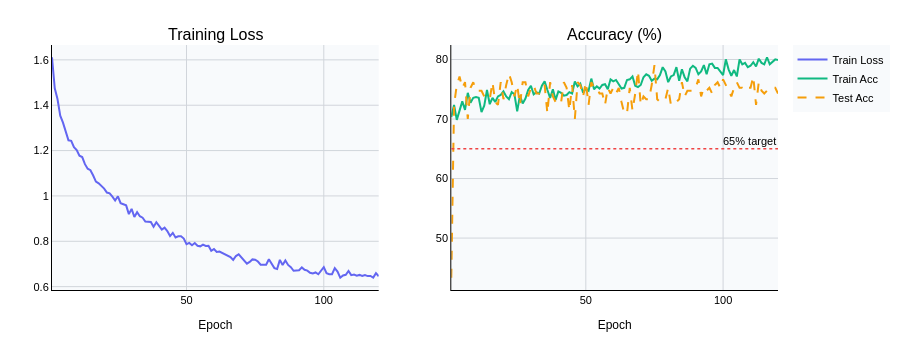

The notebook cell saved with this chart:
### Code cell
# ── Live training chart ──
df = pd.DataFrame(history)
fig = make_subplots(rows=1, cols=2, subplot_titles=("Training Loss", "Accuracy (%)"))

fig.add_trace(go.Scatter(x=df.epoch, y=df.train_loss, name="Train Loss",
    line=dict(color="#6366f1", width=2)), row=1, col=1)
fig.add_trace(go.Scatter(x=df.epoch, y=df.train_acc, name="Train Acc",
    line=dict(color="#10b981", width=2)), row=1, col=2)
fig.add_trace(go.Scatter(x=df.epoch, y=df.test_acc, name="Test Acc",
    line=dict(color="#f59e0b", width=2, dash="dash")), row=1, col=2)
fig.add_hline(y=65, row=1, col=2,
    line=dict(color="#ef4444", dash="dot", width=1.5),
    annotation_text="65% target", annotation_font_color="#ef4444")
fig.update_layout(height=340,
    legend=dict(bgcolor=PANEL_BG, font=dict(color=BLK)), **PLOTLY_LAYOUT)
for ann in fig.layout.annotations:
    ann.font.color = BLK
fig.update_xaxes(**_ax2d("Epoch"))
fig.update_yaxes(**_ax2d())
fig.show()

### Figure 1 — Plotly figure (JSON) as saved in the notebook; plotly's stock layout.template omitted (floating-point values rounded to 4 significant figures)
{"data": [{"line": {"color": "#6366f1", "width": 2}, "name": "Train Loss", "type": "scatter", "x": [1, 2, 3, 4, 5, 6, 7, 8, 9, 10, 11, 12, 13, 14, 15, 16, 17, 18, 19, 20, 21, 22, 23, 24, 25, 26, 27, 28, 29, 30, 31, 32, 33, 34, 35, 36, 37, 38, 39, 40, 41, 42, 43, 44, 45, 46, 47, 48, 49, 50, 51, 52, 53, 54, 55, 56, 57, 58, 59, 60, 61, 62, 63, 64, 65, 66, 67, 68, 69, 70, 71, 72, 73, 74, 75, 76, 77, 78, 79, 80, 81, 82, 83, 84, 85, 86, 87, 88, 89, 90, 91, 92, 93, 94, 95, 96, 97, 98, 99, 100, 101, 102, 103, 104, 105, 106, 107, 108, 109, 110, 111, 112, 113, 114, 115, 116, 117, 118, 119, 120], "xaxis": "x", "y": [1.612, 1.475, 1.427, 1.354, 1.323, 1.284, 1.245, 1.243, 1.215, 1.203, 1.178, 1.171, 1.14, 1.12, 1.113, 1.09, 1.063, 1.055, 1.045, 1.033, 1.015, 1.011, 0.997, 0.9796, 0.9982, 0.9678, 0.9631, 0.9586, 0.9197, 0.9429, 0.9069, 0.9281, 0.9106, 0.904, 0.8868, 0.8866, 0.8854, 0.8644, 0.8842, 0.8682, 0.8517, 0.86, 0.8451, 0.8229, 0.8372, 0.8171, 0.8223, 0.8221, 0.8121, 0.7871, 0.7928, 0.7824, 0.7921, 0.7801, 0.7778, 0.7852, 0.7796, 0.7799, 0.7578, 0.7659, 0.7532, 0.7548, 0.7481, 0.7408, 0.7363, 0.7306, 0.7181, 0.735, 0.7428, 0.7298, 0.7177, 0.7013, 0.709, 0.7201, 0.7191, 0.7107, 0.6965, 0.6976, 0.6967, 0.7208, 0.7007, 0.6816, 0.678, 0.7181, 0.6954, 0.7157, 0.6956, 0.6855, 0.67, 0.6711, 0.6725, 0.6848, 0.6744, 0.6707, 0.6613, 0.6584, 0.6626, 0.6546, 0.6684, 0.6862, 0.6596, 0.6549, 0.6548, 0.6815, 0.6662, 0.6392, 0.6491, 0.6522, 0.6689, 0.6509, 0.6531, 0.6485, 0.6517, 0.6469, 0.6514, 0.6466, 0.647, 0.6401, 0.6593, 0.6458], "yaxis": "y"}, {"line": {"color": "#10b981", "width": 2}, "name": "Train Acc", "type": "scatter", "x": [1, 2, 3, 4, 5, 6, 7, 8, 9, 10, 11, 12, 13, 14, 15, 16, 17, 18, 19, 20, 21, 22, 23, 24, 25, 26, 27, 28, 29, 30, 31, 32, 33, 34, 35, 36, 37, 38, 39, 40, 41, 42, 43, 44, 45, 46, 47, 48, 49, 50, 51, 52, 53, 54, 55, 56, 57, 58, 59, 60, 61, 62, 63, 64, 65, 66, 67, 68, 69, 70, 71, 72, 73, 74, 75, 76, 77, 78, 79, 80, 81, 82, 83, 84, 85, 86, 87, 88, 89, 90, 91, 92, 93, 94, 95, 96, 97, 98, 99, 100, 101, 102, 103, 104, 105, 106, 107, 108, 109, 110, 111, 112, 113, 114, 115, 116, 117, 118, 119, 120], "xaxis": "x2", "y": [70.33, 72.37, 69.86, 71.65, 72.97, 71.53, 74.4, 72.73, 73.56, 73.68, 73.56, 71.17, 72.25, 74.88, 72.49, 73.56, 72.85, 73.8, 74.04, 74.64, 73.8, 73.33, 74.52, 74.16, 71.29, 73.92, 72.61, 73.44, 74.88, 75.6, 74.16, 74.52, 74.28, 75.6, 76.32, 74.88, 73.56, 75, 73.21, 74.64, 74.4, 73.92, 74.04, 74.52, 74.28, 76.32, 75.48, 75.96, 74.4, 75.12, 74.76, 76.79, 75, 75.48, 75.12, 75.72, 75.84, 75, 76.67, 76.32, 76.56, 75.84, 75.12, 75.24, 76.56, 76.67, 77.15, 75.6, 75.36, 75.72, 77.03, 77.51, 77.27, 76.44, 76.79, 76.67, 77.39, 78.71, 77.99, 76.2, 77.15, 77.39, 78.71, 76.44, 78.35, 77.03, 76.32, 78.47, 78.95, 78.59, 77.51, 77.99, 79.07, 77.51, 79.19, 79.31, 78.59, 78.59, 77.99, 77.39, 80.02, 78.35, 77.27, 78.23, 77.15, 80.02, 79.19, 79.43, 78.71, 78.95, 79.55, 78.83, 80.14, 79.43, 79.19, 80.38, 79.19, 79.55, 80.02, 79.9], "yaxis": "y2"}, {"line": {"color": "#f59e0b", "dash": "dash", "width": 2}, "name": "Test Acc", "type": "scatter", "x": [1, 2, 3, 4, 5, 6, 7, 8, 9, 10, 11, 12, 13, 14, 15, 16, 17, 18, 19, 20, 21, 22, 23, 24, 25, 26, 27, 28, 29, 30, 31, 32, 33, 34, 35, 36, 37, 38, 39, 40, 41, 42, 43, 44, 45, 46, 47, 48, 49, 50, 51, 52, 53, 54, 55, 56, 57, 58, 59, 60, 61, 62, 63, 64, 65, 66, 67, 68, 69, 70, 71, 72, 73, 74, 75, 76, 77, 78, 79, 80, 81, 82, 83, 84, 85, 86, 87, 88, 89, 90, 91, 92, 93, 94, 95, 96, 97, 98, 99, 100, 101, 102, 103, 104, 105, 106, 107, 108, 109, 110, 111, 112, 113, 114, 115, 116, 117, 118, 119, 120], "xaxis": "x2", "y": [43.33, 72.38, 75.71, 77.14, 75.24, 76.19, 70, 75.24, 76.19, 74.76, 74.76, 74.76, 73.81, 73.33, 73.33, 76.19, 72.86, 72.38, 76.19, 73.33, 75.71, 77.62, 76.19, 73.81, 75.71, 72.38, 76.19, 76.19, 73.81, 75.24, 75.71, 74.29, 74.29, 75.24, 75.71, 70.95, 76.19, 73.81, 72.86, 72.38, 72.86, 76.19, 75.24, 71.43, 75.71, 70, 76.19, 75.71, 73.81, 76.19, 72.38, 76.19, 75.24, 75.24, 74.29, 74.29, 72.38, 75.24, 74.29, 75.24, 74.29, 75.24, 72.86, 70.95, 70.95, 75.24, 71.43, 74.29, 78.1, 72.38, 73.81, 73.33, 73.33, 75.71, 79.05, 73.33, 72.86, 72.86, 73.33, 75.24, 72.38, 72.86, 72.86, 73.33, 76.19, 73.81, 74.76, 74.76, 74.76, 75.24, 76.67, 73.81, 75.24, 74.76, 75.24, 74.29, 75.71, 76.19, 75.24, 76.67, 75.71, 74.76, 73.81, 75.24, 76.19, 75.24, 75.24, 74.76, 75.24, 75.24, 77.14, 72.38, 76.19, 74.76, 74.29, 74.76, 74.76, 75.24, 75.24, 74.29], "yaxis": "y2"}], "layout": {"annotations": [{"font": {"color": "#000000", "size": 16}, "showarrow": false, "text": "Training Loss", "x": 0.225, "xanchor": "center", "xref": "paper", "y": 1, "yanchor": "bottom", "yref": "paper"}, {"font": {"color": "#000000", "size": 16}, "showarrow": false, "text": "Accuracy (%)", "x": 0.775, "xanchor": "center", "xref": "paper", "y": 1, "yanchor": "bottom", "yref": "paper"}, {"font": {"color": "#000000"}, "showarrow": false, "text": "65% target", "x": 1, "xanchor": "right", "xref": "x2 domain", "y": 65, "yanchor": "bottom", "yref": "y2"}], "font": {"color": "#000000", "family": "Arial, sans-serif", "size": 11}, "height": 340, "legend": {"bgcolor": "#f8fafc", "font": {"color": "#000000"}}, "margin": {"b": 10, "l": 10, "r": 10, "t": 45}, "paper_bgcolor": "#ffffff", "plot_bgcolor": "#f8fafc", "shapes": [{"line": {"color": "#ef4444", "dash": "dot", "width": 1.5}, "type": "line", "x0": 0, "x1": 1, "xref": "x2 domain", "y0": 65, "y1": 65, "yref": "y2"}], "title": {"font": {"color": "#000000", "size": 13}}, "xaxis": {"anchor": "y", "color": "#000000", "domain": [0, 0.45], "gridcolor": "#d1d5db", "linecolor": "#000000", "tickfont": {"color": "#000000", "size": 11}, "title": {"font": {"color": "#000000", "size": 12}, "text": "Epoch"}, "zerolinecolor": "#d1d5db"}, "xaxis2": {"anchor": "y2", "color": "#000000", "domain": [0.55, 1], "gridcolor": "#d1d5db", "linecolor": "#000000", "tickfont": {"color": "#000000", "size": 11}, "title": {"font": {"color": "#000000", "size": 12}, "text": "Epoch"}, "zerolinecolor": "#d1d5db"}, "yaxis": {"anchor": "x", "color": "#000000", "domain": [0, 1], "gridcolor": "#d1d5db", "linecolor": "#000000", "tickfont": {"color": "#000000", "size": 11}, "title": {"font": {"color": "#000000", "size": 12}, "text": ""}, "zerolinecolor": "#d1d5db"}, "yaxis2": {"anchor": "x2", "color": "#000000", "domain": [0, 1], "gridcolor": "#d1d5db", "linecolor": "#000000", "tickfont": {"color": "#000000", "size": 11}, "title": {"font": {"color": "#000000", "size": 12}, "text": ""}, "zerolinecolor": "#d1d5db"}}}
